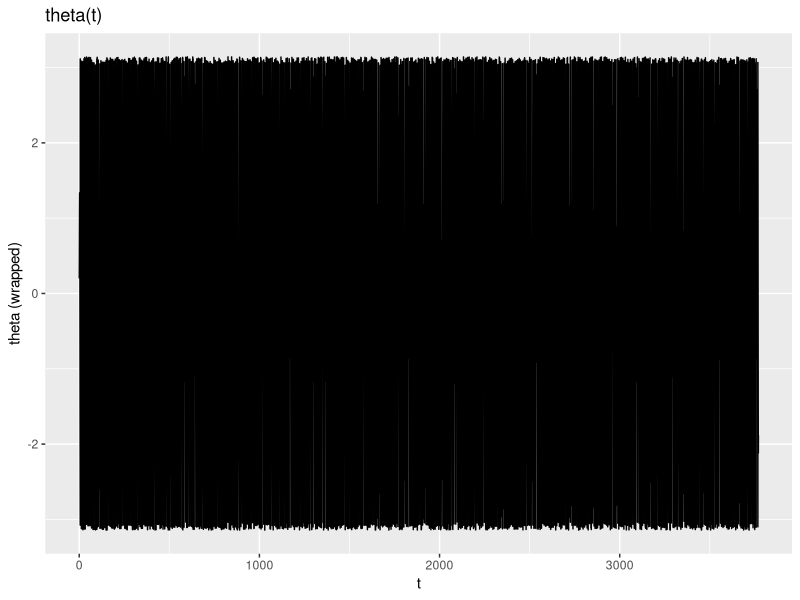
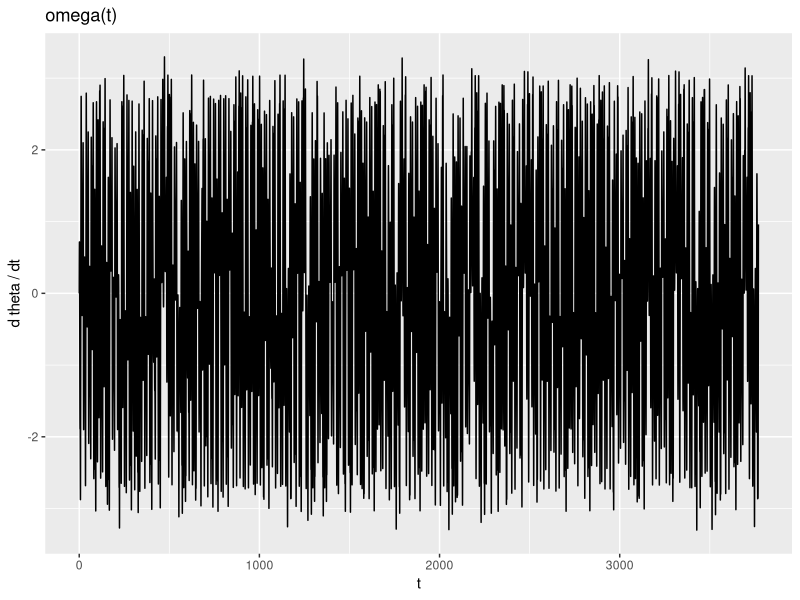
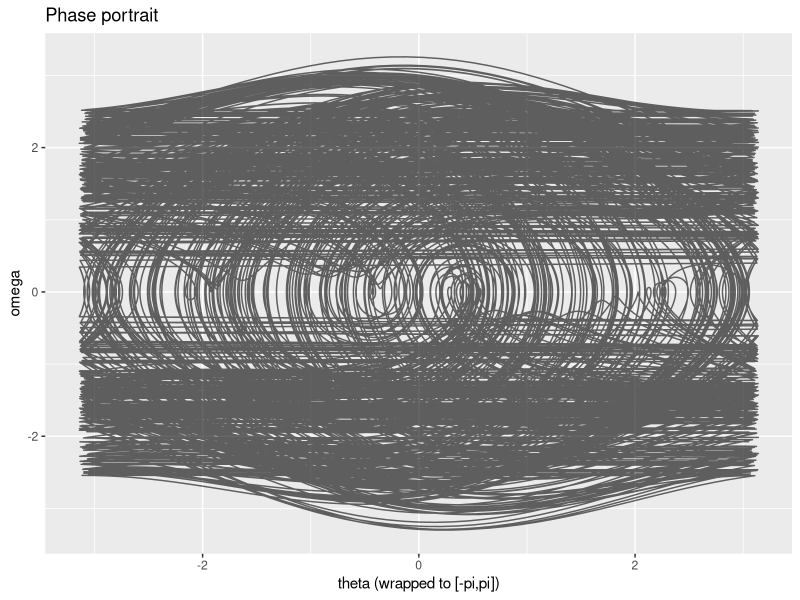
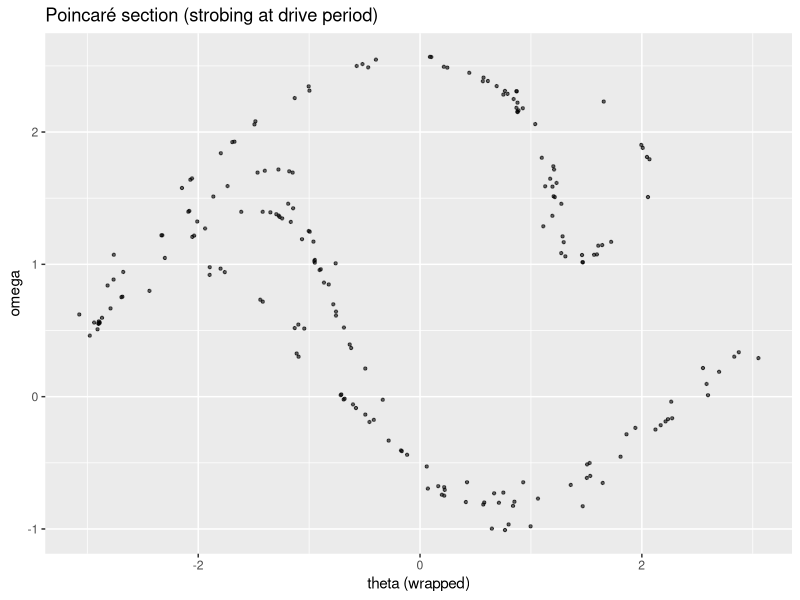

Generate these figures, in order, with R: (Note: a time limit stopped this script after it produced the figures.)
# chaotic_pendulum.R <- an enhanced V2 with 0-1 chaos tests, Poincare sections etc.
# Periodically forced, damped pendulum: RK4 integrator + phase portraits,
# Poincaré sections, bifurcation diagram vs A, and approximate LLE.
#
# Minimal deps: ggplot2, dplyr
suppressPackageStartupMessages({
  ok <- requireNamespace("ggplot2", quietly = TRUE); if (!ok) stop("Install ggplot2")
  ok <- requireNamespace("dplyr", quietly = TRUE);   if (!ok) stop("Install dplyr")
})
library(ggplot2)
library(dplyr)

# ---------------- Utilities ----------------

wrap_to_pi <- function(x) {
  # Map angle to (-pi, pi]
  y <- (x + pi) %% (2*pi)
  y[y == 0] <- 2*pi
  y - pi
}

unwrap_angle <- function(theta_wrapped) {
  # Unwrap a sequence of angles (radians) to a continuous signal
  # Assumes small step-to-step changes (true for small dt).
  unwrapped <- theta_wrapped
  for (i in 2:length(unwrapped)) {
    delta <- unwrapped[i] - unwrapped[i-1]
    if (delta >  pi) unwrapped[i:length(unwrapped)] <- unwrapped[i:length(unwrapped)] - 2*pi
    if (delta < -pi) unwrapped[i:length(unwrapped)] <- unwrapped[i:length(unwrapped)] + 2*pi
  }
  unwrapped
}

# ---------------- Model ----------------

pend_rhs <- function(t, x, pars) {
  # x = c(theta, omega), where omega = dtheta/dt
  theta <- x[1]; omega <- x[2]
  gamma  <- pars$gamma
  A      <- pars$A
  wdrive <- pars$omega
  
  dtheta <- omega
  domega <- -gamma*omega - sin(theta) + A*cos(wdrive*t)
  c(dtheta, domega)
}

rk4_step <- function(f, t, x, dt, pars) {
  k1 <- f(t,         x,            pars)
  k2 <- f(t + dt/2,  x + dt*k1/2,  pars)
  k3 <- f(t + dt/2,  x + dt*k2/2,  pars)
  k4 <- f(t + dt,    x + dt*k3,    pars)
  x + dt*(k1 + 2*k2 + 2*k3 + k4)/6
}

integrate_pendulum <- function(theta0=0.2, omega0=0.0,
                               pars=list(gamma=0.2, A=1.2, omega=2/3),
                               t_max=200, dt=0.01) {
  n  <- floor(t_max/dt) + 1
  t  <- seq(0, by=dt, length.out=n)
  x  <- matrix(0.0, nrow=n, ncol=2)
  x[1,] <- c(theta0, omega0)
  
  for (i in 2:n) {
    x[i,] <- rk4_step(pend_rhs, t[i-1], x[i-1,], dt, pars)
  }
  
  theta <- x[,1]
  omega <- x[,2]
  tibble::tibble(
    t = t,
    theta_unwrapped = theta,
    theta = wrap_to_pi(theta),
    omega = omega
  )
}

# Linear interpolation of state at arbitrary times
interp_state <- function(sim_df, t_query) {
  # Interpolate unwrapped theta and omega at t_query
  th <- approx(sim_df$t, sim_df$theta_unwrapped, xout=t_query, rule=2)$y
  om <- approx(sim_df$t, sim_df$omega,           xout=t_query, rule=2)$y
  tibble::tibble(
    t = t_query,
    theta_unwrapped = th,
    theta = wrap_to_pi(th),
    omega = om
  )
}

# ---------------- Diagnostics & Plots ----------------

plot_time_series <- function(sim_df, n_keep = NULL) {
  df <- sim_df
  if (!is.null(n_keep)) df <- df %>% dplyr::slice_tail(n=n_keep)
  p1 <- ggplot(df, aes(t, theta)) + geom_line() + labs(title="theta(t)", y="theta (wrapped)")
  p2 <- ggplot(df, aes(t, omega)) + geom_line() + labs(title="omega(t)", y="d theta / dt")
  list(p_theta = p1, p_omega = p2)
}

plot_phase <- function(sim_df, frac_discard=0.5) {
  n <- nrow(sim_df)
  start <- floor(frac_discard*n) + 1
  df <- sim_df[start:n,]
  ggplot(df, aes(theta, omega)) +
    geom_path(alpha=0.6) +
    labs(title="Phase portrait", x="theta (wrapped to [-pi,pi])", y="omega")
}

poincare_section <- function(sim_df, pars, n_skip_periods=200, n_take_periods=200) {
  Tdrive <- 2*pi/pars$omega
  t0 <- sim_df$t[1]
  t_skip <- t0 + n_skip_periods*Tdrive
  t_take <- t_skip + (0:(n_take_periods-1))*Tdrive
  interp_state(sim_df, t_take)
}

plot_poincare <- function(pmap_df) {
  ggplot(pmap_df, aes(theta, omega)) +
    geom_point(alpha=0.6, size=0.8) +
    labs(title="Poincaré section (strobing at drive period)", x="theta (wrapped)", y="omega")
}

# ---------------- Bifurcation vs A + LLE ----------------

# Approximate largest Lyapunov exponent via two-trajectory method (Benettin-style)
lyapunov_largest <- function(theta0=0.2, omega0=0.0,
                             pars=list(gamma=0.2, A=1.2, omega=2/3),
                             dt=0.01,
                             n_periods_total=800,
                             renorm_every_steps=50,
                             d0=1e-8) {
  Tdrive <- 2*pi/pars$omega
  n_steps <- floor((n_periods_total*Tdrive)/dt)
  
  x  <- c(theta0, omega0)
  # small random perturbation direction
  dir <- rnorm(2); dir <- dir / sqrt(sum(dir^2))
  y  <- x + d0*dir
  
  sum_log <- 0.0
  t <- 0.0
  k <- 0L
  
  for (i in 1:n_steps) {
    x <- rk4_step(pend_rhs, t, x, dt, pars)
    y <- rk4_step(pend_rhs, t, y, dt, pars)
    t <- t + dt
    
    if (i %% renorm_every_steps == 0) {
      delta <- y - x
      # keep theta difference continuous (states are unwrapped internally)
      d <- sqrt(sum(delta^2))
      if (d == 0) {
        # avoid log(0)
        d <- .Machine$double.eps
      }
      sum_log <- sum_log + log(d/d0)
      # renormalize
      y <- x + (delta / d) * d0
      k <- k + 1L
    }
  }
  # total time of k renormalizations
  tau <- k * renorm_every_steps * dt
  if (tau == 0) return(NA_real_)
  sum_log / tau
}

bifurcation_vs_A <- function(A_seq,
                             base_pars=list(gamma=0.2, A=1.2, omega=2/3),
                             theta0=0.2, omega0=0.0,
                             dt_factor=200,     # steps per drive period
                             n_skip_periods=300,
                             n_take_periods=120,
                             compute_lle=TRUE,
                             lle_periods=600) {
  out_pts <- list()
  lle_vals <- numeric(length(A_seq))
  names(lle_vals) <- as.character(A_seq)
  
  for (idx in seq_along(A_seq)) {
    A <- A_seq[idx]
    pars <- base_pars; pars$A <- A
    
    Tdrive <- 2*pi/pars$omega
    dt <- Tdrive / dt_factor
    t_max <- (n_skip_periods + n_take_periods + 5) * Tdrive # +5 buffer
    
    sim <- integrate_pendulum(theta0, omega0, pars, t_max=t_max, dt=dt)
    pmap <- poincare_section(sim, pars, n_skip_periods=n_skip_periods, n_take_periods=n_take_periods)
    out_pts[[idx]] <- tibble::tibble(A=A, theta=pmap$theta, omega=pmap$omega)
    
    if (compute_lle) {
      lle_vals[idx] <- lyapunov_largest(theta0, omega0, pars,
                                        dt = dt,
                                        n_periods_total = lle_periods)
    }
  }
  bif <- dplyr::bind_rows(out_pts)
  if (compute_lle) {
    lle_df <- tibble::tibble(A=A_seq, LLE=lle_vals)
  } else {
    lle_df <- NULL
  }
  list(bif=bif, lle=lle_df)
}

plot_bifurcation <- function(bif_df, yvar=c("theta","omega")) {
  yvar <- match.arg(yvar)
  ggplot(bif_df, aes(A, .data[[yvar]])) +
    geom_point(alpha=0.3, size=0.3) +
    labs(title=paste("Bifurcation diagram (y =", yvar, ")"),
         x="Forcing amplitude A", y=yvar)
}

plot_lle <- function(lle_df) {
  ggplot(lle_df, aes(A, LLE)) +
    geom_line() + geom_hline(yintercept=0, linetype="dashed") +
    labs(title="Largest Lyapunov exponent vs A", x="A", y="LLE")
}

# ---------------- Convenience demos ----------------

demo_phase <- function(pars=list(gamma=0.2, A=1.2, omega=2/3),
                       theta0=0.2, omega0=0.0,
                       n_periods=400, dt_factor=200) {
  Tdrive <- 2*pi/pars$omega
  dt <- Tdrive / dt_factor
  sim <- integrate_pendulum(theta0, omega0, pars, t_max=n_periods*Tdrive, dt=dt)
  
  plots <- plot_time_series(sim)
  print(plots$p_theta); print(plots$p_omega)
  Sys.sleep(5)
  print(plot_phase(sim, frac_discard=0.5))
  Sys.sleep(5)
  pmap <- poincare_section(sim, pars, n_skip_periods=200, n_take_periods=200)
  print(plot_poincare(pmap))
  Sys.sleep(5)
  invisible(list(sim=sim, pmap=pmap))
}

demo_bifurcation <- function(A_min=0.9, A_max=1.6, nA=120,
                             base_pars=list(gamma=0.2, A=1.2, omega=2/3),
                             yvar="theta",
                             compute_lle=TRUE) {
  A_seq <- seq(A_min, A_max, length.out=nA)
  res <- bifurcation_vs_A(
    A_seq,
    base_pars = base_pars,
    dt_factor = 200,
    n_skip_periods = 250,
    n_take_periods = 120,
    compute_lle = compute_lle,
    lle_periods = 500
  )
  print(plot_bifurcation(res$bif, yvar=yvar))
  Sys.sleep(10)
  if (!is.null(res$lle)) print(plot_lle(res$lle))
  invisible(res)
}

# ---------------- 0–1 test for chaos ---------------- (Gottwald - Melbourne test)
zero_one_test <- function(sim_df,
                          observable=c("theta","omega"),
                          frac_discard=0.5,
                          c_vals=NULL) {
  observable <- match.arg(observable)
  n <- nrow(sim_df)
  start <- floor(frac_discard*n) + 1
  v <- sim_df[[observable]][start:n]
  v <- as.numeric(v - mean(v))  # de-mean
  N <- length(v)
  if (is.null(c_vals)) {
    # Avoid resonances near 0, pi; pick a spread of c in (0, pi)
    set.seed(42)
    c_vals <- runif(25, min=0.1, max=pi-0.1)
  }
  
  Ks <- numeric(length(c_vals))
  names(Ks) <- sprintf("%.3f", c_vals)
  
  idx <- 1:N
  for (i in seq_along(c_vals)) {
    c <- c_vals[i]
    pc <- cumsum(v * cos(idx * c))
    qc <- cumsum(v * sin(idx * c))
    Mc <- pc*pc + qc*qc
    # Correlation of mean-square displacement with n: ~1 for chaos, ~0 for order
    Ks[i] <- suppressWarnings(cor(Mc, idx, method="pearson"))
  }
  K <- median(Ks, na.rm=TRUE)
  list(K=K, Ks=Ks, N=N)
}

demo_zero_one <- function(pars=list(gamma=0.2, A=1.2, omega=2/3),
                          theta0=0.2, omega0=0.0,
                          n_periods=800, dt_factor=200,
                          observable="theta") {
  Tdrive <- 2*pi/pars$omega
  dt <- Tdrive / dt_factor
  sim <- integrate_pendulum(theta0, omega0, pars, t_max=n_periods*Tdrive, dt=dt)
  z <- zero_one_test(sim, observable=observable, frac_discard=0.5)
  message(sprintf("0–1 test K ≈ %.3f (≈1 chaos, ≈0 regular) [N=%d]", z$K, z$N))
  invisible(z)
}

# Return Poincare section maps - super useful to look at ##

# ---------------- Return map on the Poincaré section ----------------
return_map <- function(pmap_df, var=c("theta","omega")) {
  var <- match.arg(var)
  v <- pmap_df[[var]]
  if (length(v) < 3) stop("Poincaré series too short for a return map.")
  df <- tibble::tibble(x = v[-length(v)], y = v[-1])
  ggplot(df, aes(x, y)) +
    geom_point(alpha=0.6, size=0.8) +
    labs(title=paste("Return map on Poincaré: ", var[nchar(var)>0]),
         x=paste0(var, "[n]"), y=paste0(var, "[n+1]"))
}

demo_return_map <- function(pars=list(gamma=0.2, A=1.2, omega=2/3),
                            theta0=0.2, omega0=0.0,
                            n_skip_periods=200, n_take_periods=400,
                            dt_factor=200, var="theta") {
  Tdrive <- 2*pi/pars$omega
  dt <- Tdrive / dt_factor
  sim <- integrate_pendulum(theta0, omega0, pars, t_max=(n_skip_periods+n_take_periods+10)*Tdrive, dt=dt)
  pmap <- poincare_section(sim, pars, n_skip_periods=n_skip_periods, n_take_periods=n_take_periods)
  print(plot_poincare(pmap))
  Sys.sleep(5)
  print(return_map(pmap, var=var))
  Sys.sleep(5)
  invisible(pmap)
}

# basins of attraction - important for characterising robustness of the attractor, fixed point 
# can be quantified via "area" / "generic volume" / volume fractions in N-D 

# ---------------- Basins of attraction over (theta0, omega0) grid ----------------
classify_attractor <- function(pmap_df, last_k=6, round_digits=2) {
  if (nrow(pmap_df) < last_k) return(NA_character_)
  tail_df <- pmap_df %>% dplyr::slice_tail(n=last_k)
  # Average last_k points to stabilize label
  th <- mean(tail_df$theta)
  om <- mean(tail_df$omega)
  paste0(round(th, round_digits), "_", round(om, round_digits))
}

basin_of_attraction_grid <- function(theta_range=c(-pi, pi),
                                     omega_range=c(-2, 2),
                                     n_theta=80, n_omega=80,
                                     pars=list(gamma=0.2, A=1.2, omega=2/3),
                                     dt_factor=160,
                                     n_skip_periods=200,
                                     n_take_periods=80,
                                     last_k=6,
                                     round_digits=2,
                                     quiet=FALSE) {
  thetas0 <- seq(theta_range[1], theta_range[2], length.out=n_theta)
  omegas0 <- seq(omega_range[1], omega_range[2], length.out=n_omega)
  
  Tdrive <- 2*pi/pars$omega
  dt <- Tdrive / dt_factor
  t_max <- (n_skip_periods + n_take_periods + 6) * Tdrive
  
  out <- vector("list", length= n_theta * n_omega)
  idx <- 1L
  
  for (i in seq_along(thetas0)) {
    for (j in seq_along(omegas0)) {
      th0 <- thetas0[i]; om0 <- omegas0[j]
      sim <- integrate_pendulum(theta0=th0, omega0=om0, pars=pars, t_max=t_max, dt=dt)
      pmap <- poincare_section(sim, pars, n_skip_periods=n_skip_periods, n_take_periods=n_take_periods)
      lab <- classify_attractor(pmap, last_k=last_k, round_digits=round_digits)
      out[[idx]] <- tibble::tibble(theta0=th0, omega0=om0, class_id=lab)
      idx <- idx + 1L
    }
    if (!quiet) message(sprintf("Row %d/%d done", i, n_theta))
  }
  dplyr::bind_rows(out)
}

plot_basin <- function(basin_df) {
  basin_df$class_id <- factor(basin_df$class_id)
  ggplot(basin_df, aes(x=theta0, y=omega0, fill=class_id)) +
    geom_tile() +
    guides(fill="none") +
    labs(title="Basins of attraction (coarse classes from last Poincaré points)",
         x=expression(theta[0]), y=expression(omega[0]))
}

demo_basin <- function(pars=list(gamma=0.2, A=1.35, omega=2/3),
                       theta_range=c(-pi, pi), omega_range=c(-2, 2),
                       n_theta=80, n_omega=80,
                       dt_factor=160,
                       n_skip_periods=220, n_take_periods=90,
                       last_k=6, round_digits=2) {
  basin <- basin_of_attraction_grid(theta_range, omega_range, n_theta, n_omega,
                                    pars, dt_factor, n_skip_periods, n_take_periods,
                                    last_k, round_digits, quiet=FALSE)
  print(plot_basin(basin))
  invisible(basin)
}



# ---------------- How to run (examples) ----------------
# From R:
demo_phase()                           # single-run: time series, phase portrait, Poincaré
Sys.sleep(5)
demo_bifurcation()   # sweep A, bifurcation + LLE overlay
Sys.sleep(5)
demo_zero_one(pars=list(gamma=0.2, A=1.4, omega=2/3), observable="theta")
Sys.sleep(5)
demo_return_map(pars=list(gamma=0.22, A=1.45, omega=2/3), var="theta")
Sys.sleep(5)
# Chaos-prone parameters show gnarly boundaries:
demo_basin(pars=list(gamma=0.2, A=1.4, omega=2/3),
           theta_range=c(-pi, pi), omega_range=c(-2, 2),
           n_theta=80, n_omega=80)

# personalise #
# Tweak params, e.g.:
#   demo_phase(pars=list(gamma=0.25, A=1.4, omega=2/3))
#   demo_bifurcation(A_min=0.8, A_max=1.8, nA=160,
#                    base_pars=list(gamma=0.22, A=1.2, omega=2/3), yvar="omega")
